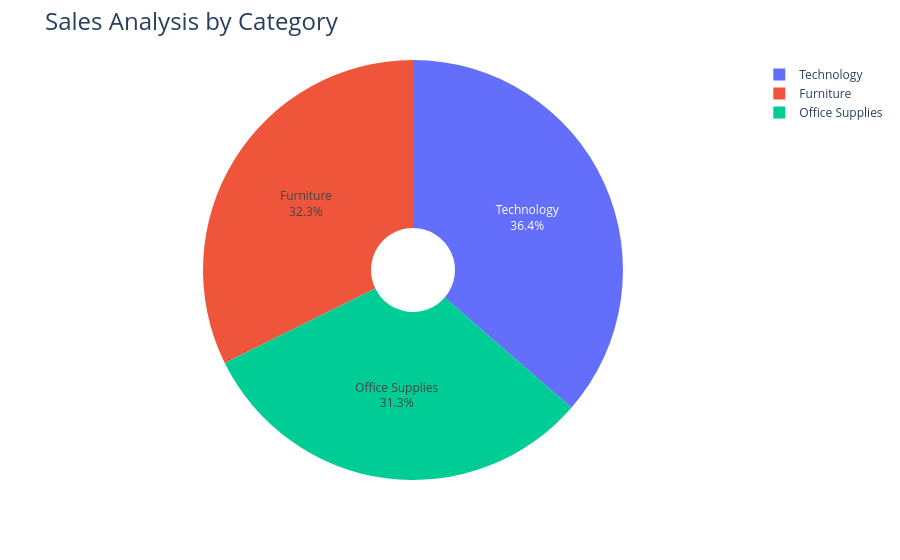

Source (notebook cell):
### Code cell
fig = px.pie(sales_by_category,
              values= 'Sales',
              names= "Category",
              hole=0.2)
              
fig.update_traces(textposition='inside', textinfo='percent+label')
fig.update_layout(title_text='Sales Analysis by Category', title_font=dict(size=24))

fig.show()

### Figure 1 — Plotly figure (JSON) as saved in the notebook; plotly's stock layout.template omitted (floating-point values rounded to 4 significant figures)
{"data": [{"domain": {"x": [0, 1], "y": [0, 1]}, "hole": 0.2, "hovertemplate": "Category=%{label}<br>Sales=%{value}<extra></extra>", "labels": ["Furniture", "Office Supplies", "Technology"], "legendgroup": "", "name": "", "showlegend": true, "textinfo": "percent+label", "textposition": "inside", "type": "pie", "values": [742000.0, 719000.0, 836200.0]}], "layout": {"legend": {"tracegroupgap": 0}, "margin": {"t": 60}, "title": {"font": {"size": 24}, "text": "Sales Analysis by Category"}}}
